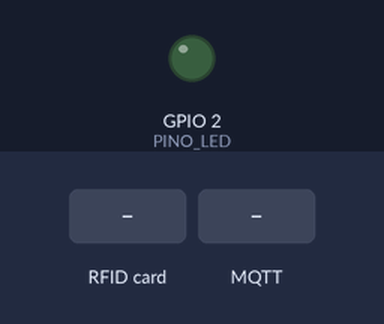
Bench run of a sketch on a simulated ESP32. On the bench: output pins drawn as LEDs (lit = HIGH). Dashed ring = blinking. The test bench sets the inputs (shaded band). WiFi joins after 1.5 s; servers stay silent unless stated; the local clock reads 2024-03-15 10:24:30 at power-on unless the sketch sets it; random numbers use the default seed unless the sketch sets one; no MQTT or app messages arrive unless stated; what the sketch prints to the serial monitor is not drawn.

Above: at 2.9 s.
3.0 s: RFID card 5E 7A 19 C4 held to the reader
At 3.34 s:
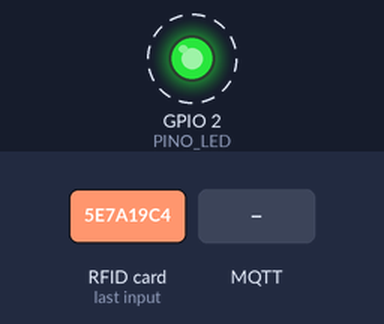
6.0 s: MQTT message "CADASTRO" arrives on the first subscribed topic
At 6.17 s:
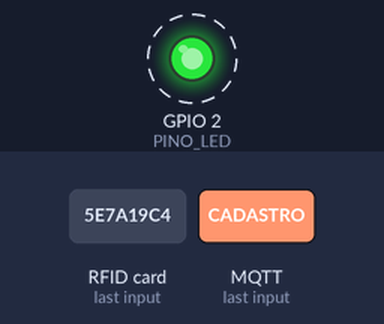
Timing chart, 0 to 16.0 s (numbered marks = the images above; inputs shaded):
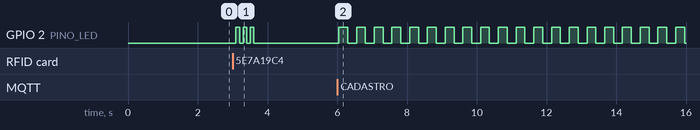

The sketch:

sketch.ino
```cpp
/*
 * Leitor RFID com MQTT - IoT (AMF)
 * ESP32 + MFRC522 + LED no GPIO 2 (simulador Wokwi)
 *
 * Tópicos (prefixo sis1a/SEU-NOME/rfid/):
 *   mac      -> ESP32 publica (retain) ao conectar
 *   cadastro -> ESP32 publica ao cadastrar/remover
 *   acesso   -> ESP32 publica a cada cartão no modo normal
 *   lista    -> ESP32 publica ao receber LISTAR
 *   cmd      -> central envia: CADASTRO | REMOVER <uid> | REMOVER | LISTAR
 *               (REMOVER sem UID = remove o próximo cartão passado no leitor)
 */

#include <WiFi.h>
#include <PubSubClient.h>
#include <SPI.h>
#include <MFRC522.h>
#include <time.h>

// ======== TROQUE PELO SEU NOME (sem espaços/acentos) ========
#define SEU_NOME "GabrielTelles"
// ============================================================

// ---------- Configurações ----------
const char* WIFI_SSID   = "Wokwi-GUEST";
const char* WIFI_PASS   = "";
const char* MQTT_BROKER = "test.mosquitto.org";
const int   MQTT_PORTA  = 1883;

const String PREFIXO     = String("sis1a/") + SEU_NOME + "/rfid/";
const String TOPICO_MAC  = PREFIXO + "mac";
const String TOPICO_CAD  = PREFIXO + "cadastro";
const String TOPICO_ACE  = PREFIXO + "acesso";
const String TOPICO_LIS  = PREFIXO + "lista";
const String TOPICO_CMD  = PREFIXO + "cmd";

// ---------- Pinos ----------
#define PINO_SS   5
#define PINO_RST  22
#define PINO_LED  2

// ---------- Tempos ----------
const unsigned long TEMPO_MODO       = 15000; // modo cadastro/remoção: 15 s
const unsigned long TEMPO_REPETICAO  = 2000;  // ignora mesmo cartão < 2 s
const unsigned long TEMPO_LIBERADO   = 2000;  // LED aceso 2 s
const unsigned long PISCA_MODO       = 250;   // pisca lento no cadastro/remoção
const unsigned long PISCA_NEGADO     = 100;   // pisca rápido no negado
const unsigned long INTERVALO_RECON  = 3000;  // tentativa de reconexão

#define MAX_CARTOES 10

// ---------- Objetos ----------
MFRC522      rfid(PINO_SS, PINO_RST);
WiFiClient   wifiClient;
PubSubClient mqtt(wifiClient);

// ---------- Estado ----------
String meuMac;
String cartoes[MAX_CARTOES];
int    qtdCartoes = 0;

// NORMAL: libera/nega | CADASTRO: próximo cartão entra na lista | REMOCAO: próximo cartão sai
enum Modo { MODO_NORMAL, MODO_CADASTRO, MODO_REMOCAO };
Modo          modo = MODO_NORMAL;
unsigned long inicioModo = 0;

String        ultimoUid = "";
unsigned long ultimaLeitura = 0;

// LED (controle sem delay, para não travar o MQTT)
unsigned long ledFixoAte = 0;
int           trocasRestantes = 0;   // cada piscada = 2 trocas
unsigned long proximaTroca = 0;
bool          ledLigado = false;

unsigned long ultimaTentativaWifi = 0;
unsigned long ultimaTentativaMqtt = 0;
bool          mqttEstavaConectado = false;

// =================================================================
// Utilidades
// =================================================================
String horaAtual() {
  struct tm t;
  if (!getLocalTime(&t, 100)) return "--:--:--";
  char buf[9];
  strftime(buf, sizeof(buf), "%H:%M:%S", &t);
  return String(buf);
}

// Formata o UID em hexadecimal separado por espaços (4 ou 7 bytes)
String uidParaTexto(const MFRC522::Uid& uid) {
  String s = "";
  for (byte i = 0; i < uid.size; i++) {
    if (i > 0) s += " ";
    if (uid.uidByte[i] < 0x10) s += "0";
    s += String(uid.uidByte[i], HEX);
  }
  s.toUpperCase();
  return s;
}

// Deixa o UID recebido por comando no mesmo formato (maiúsculo, 1 espaço)
String normalizaUid(String uid) {
  uid.trim();
  uid.toUpperCase();
  while (uid.indexOf("  ") >= 0) uid.replace("  ", " ");
  return uid;
}

void publicar(const String& topico, const String& json, bool retido = false) {
  bool ok = mqtt.publish(topico.c_str(), json.c_str(), retido);
  Serial.printf("[MQTT] %s %s%s -> %s\n",
                ok ? "Publicado em" : "FALHA ao publicar em",
                topico.c_str(), retido ? " (retain)" : "", json.c_str());
}

// =================================================================
// Lista de cartões
// =================================================================
int buscaCartao(const String& uid) {
  for (int i = 0; i < qtdCartoes; i++) {
    if (cartoes[i] == uid) return i;
  }
  return -1;
}

bool removeCartao(const String& uid) {
  int pos = buscaCartao(uid);
  if (pos < 0) return false;
  for (int i = pos; i < qtdCartoes - 1; i++) cartoes[i] = cartoes[i + 1];
  qtdCartoes--;
  cartoes[qtdCartoes] = "";
  return true;
}

// =================================================================
// LED
// =================================================================
void setLed(bool ligado) {
  ledLigado = ligado;
  digitalWrite(PINO_LED, ligado ? HIGH : LOW);
}

void ledLiberado() {
  trocasRestantes = 0;
  ledFixoAte = millis() + TEMPO_LIBERADO;
  setLed(true);
}

void ledNegado() {
  ledFixoAte = 0;
  setLed(false);
  trocasRestantes = 6;          // 3 piscadas
  proximaTroca = millis();
}

void atualizaLed() {
  unsigned long agora = millis();

  if (modo != MODO_NORMAL) {
    if (agora >= proximaTroca) {
      setLed(!ledLigado);
      proximaTroca = agora + PISCA_MODO;
    }
    return;
  }

  if (trocasRestantes > 0) {
    if (agora >= proximaTroca) {
      setLed(!ledLigado);
      trocasRestantes--;
      proximaTroca = agora + PISCA_NEGADO;
    }
    return;
  }

  setLed(agora < ledFixoAte);
}

// =================================================================
// Mensagens
// =================================================================
void publicaMac() {
  String json = "{\"mac\":\"" + meuMac + "\",\"ip\":\"" + WiFi.localIP().toString() +
                "\",\"hora\":\"" + horaAtual() + "\"}";
  publicar(TOPICO_MAC, json, true);
}

void publicaCadastro(const String& uid, const String& status) {
  String json = "{\"mac\":\"" + meuMac + "\",\"uid\":\"" + uid + "\",\"status\":\"" +
                status + "\",\"hora\":\"" + horaAtual() + "\"}";
  publicar(TOPICO_CAD, json);
}

void publicaAcesso(const String& uid, const String& resultado) {
  String json = "{\"mac\":\"" + meuMac + "\",\"uid\":\"" + uid + "\",\"resultado\":\"" +
                resultado + "\",\"hora\":\"" + horaAtual() + "\"}";
  publicar(TOPICO_ACE, json);
}

void publicaLista() {
  String json = "{\"mac\":\"" + meuMac + "\",\"tags\":[";
  for (int i = 0; i < qtdCartoes; i++) {
    if (i > 0) json += ",";
    json += "\"" + cartoes[i] + "\"";
  }
  json += "]}";
  publicar(TOPICO_LIS, json);
}

// =================================================================
// Modos cadastro / remoção
// =================================================================
void entraModo(Modo novo) {
  modo = novo;
  inicioModo = millis();
  proximaTroca = millis();
  trocasRestantes = 0;
  if (novo == MODO_CADASTRO) Serial.println("[MODO] CADASTRO - passe o cartao em ate 15 s");
  else                       Serial.println("[MODO] REMOCAO - passe o cartao a remover em ate 15 s");
}

void voltaModoNormal() {
  modo = MODO_NORMAL;
  setLed(false);
  Serial.println("[MODO] NORMAL (acesso)");
}

void verificaTempoModo() {
  if (modo != MODO_NORMAL && millis() - inicioModo >= TEMPO_MODO) {
    Serial.println("[CADASTRO] Tempo esgotado, nenhum cartao lido");
    publicaCadastro("", "tempo_esgotado");
    voltaModoNormal();
  }
}

void removeEPublica(const String& uid) {
  bool ok = removeCartao(uid);
  Serial.printf("[CADASTRO] %s: %s\n", ok ? "Removida" : "Nao encontrada", uid.c_str());
  publicaCadastro(uid, ok ? "removida" : "nao_encontrada");
}

// =================================================================
// Comandos MQTT (callback)
// =================================================================
void aoReceberMensagem(char* topico, byte* payload, unsigned int tamanho) {
  String msg;
  for (unsigned int i = 0; i < tamanho; i++) msg += (char)payload[i];
  msg.trim();
  Serial.printf("[CMD] Recebido em %s: \"%s\"\n", topico, msg.c_str());

  String cmd = msg;
  String arg = "";
  int espaco = msg.indexOf(' ');
  if (espaco > 0) {
    cmd = msg.substring(0, espaco);
    arg = msg.substring(espaco + 1);
  }
  cmd.toUpperCase();

  if (cmd == "CADASTRO") {
    entraModo(MODO_CADASTRO);
  } else if (cmd == "REMOVER") {
    String uid = normalizaUid(arg);
    if (uid.length() == 0) {
      entraModo(MODO_REMOCAO);   // sem UID: remove o próximo cartão passado
    } else {
      removeEPublica(uid);
    }
  } else if (cmd == "LISTAR") {
    Serial.printf("[CADASTRO] %d cartao(oes) na lista\n", qtdCartoes);
    publicaLista();
  } else {
    Serial.println("[CMD] Comando desconhecido");
  }
}

// =================================================================
// Leitura de cartão
// =================================================================
void trataCartao(const String& uid) {
  if (modo == MODO_REMOCAO) {
    removeEPublica(uid);
    voltaModoNormal();
    return;
  }

  if (modo == MODO_CADASTRO) {
    if (buscaCartao(uid) >= 0) {
      Serial.printf("[CADASTRO] Ja cadastrada: %s\n", uid.c_str());
      publicaCadastro(uid, "ja_cadastrada");
    } else if (qtdCartoes >= MAX_CARTOES) {
      Serial.println("[CADASTRO] Lista cheia (10 cartoes)");
      publicaCadastro(uid, "lista_cheia");
    } else {
      cartoes[qtdCartoes++] = uid;
      Serial.printf("[CADASTRO] Cadastrada: %s (%d/%d)\n", uid.c_str(), qtdCartoes, MAX_CARTOES);
      publicaCadastro(uid, "cadastrada");
    }
    voltaModoNormal();
    return;
  }

  if (buscaCartao(uid) >= 0) {
    Serial.printf("[ACESSO] LIBERADO: %s\n", uid.c_str());
    publicaAcesso(uid, "liberado");
    ledLiberado();
  } else {
    Serial.printf("[ACESSO] NEGADO: %s\n", uid.c_str());
    publicaAcesso(uid, "negado");
    ledNegado();
  }
}

void lerCartao() {
  if (!rfid.PICC_IsNewCardPresent() || !rfid.PICC_ReadCardSerial()) return;

  String uid = uidParaTexto(rfid.uid);
  rfid.PICC_HaltA();
  rfid.PCD_StopCrypto1();

  unsigned long agora = millis();
  if (uid == ultimoUid && agora - ultimaLeitura < TEMPO_REPETICAO) {
    return; // mesmo cartão lido de novo em menos de 2 s
  }
  ultimoUid = uid;
  ultimaLeitura = agora;

  Serial.printf("[RFID] UID lido: %s (%d bytes)\n", uid.c_str(), rfid.uid.size);
  trataCartao(uid);
}

// =================================================================
// Conexões (com reconexão automática, sem travar o loop)
// =================================================================
void conectaWifi() {
  Serial.print("[WIFI] Conectando a ");
  Serial.println(WIFI_SSID);
  WiFi.mode(WIFI_STA);
  WiFi.begin(WIFI_SSID, WIFI_PASS, 6);
  while (WiFi.status() != WL_CONNECTED) {
    delay(250);
    Serial.print(".");
  }
  Serial.println();
  Serial.print("[WIFI] Conectado. IP: ");
  Serial.println(WiFi.localIP());
}

void garanteWifi() {
  if (WiFi.status() == WL_CONNECTED) return;
  if (millis() - ultimaTentativaWifi < INTERVALO_RECON) return;
  ultimaTentativaWifi = millis();
  Serial.println("[WIFI] Conexao perdida, reconectando...");
  WiFi.disconnect();
  WiFi.begin(WIFI_SSID, WIFI_PASS, 6);
}

void garanteMqtt() {
  if (mqtt.connected()) {
    mqttEstavaConectado = true;
    return;
  }
  if (mqttEstavaConectado) {
    mqttEstavaConectado = false;
    Serial.printf("[MQTT] Conexao perdida (estado %d), reconectando...\n", mqtt.state());
  }
  if (WiFi.status() != WL_CONNECTED) return;
  if (millis() - ultimaTentativaMqtt < INTERVALO_RECON) return;
  ultimaTentativaMqtt = millis();

  // ID único: se dois clientes usam o mesmo ID, o broker derruba um deles.
  // No Wokwi o random() se repete a cada execução, por isso entra a hora do NTP.
  uint32_t sufixo = esp_random() ^ (uint32_t)time(nullptr) ^ micros();
  String clientId = String("esp32-rfid-") + SEU_NOME + "-" + String(sufixo, HEX);
  Serial.printf("[MQTT] Conectando a %s como %s...\n", MQTT_BROKER, clientId.c_str());

  // O Wokwi roda mais devagar que o tempo real, então os PINGs saem atrasados
  // e o broker derruba a conexão (estado -3). Por isso o broker recebe um
  // keepalive folgado (60 s) e, depois de conectado, o ESP32 pinga a cada 10 s.
  mqtt.setKeepAlive(60);
  if (mqtt.connect(clientId.c_str())) {
    mqtt.setKeepAlive(10);
    Serial.println("[MQTT] Conectado!");
    mqtt.subscribe(TOPICO_CMD.c_str());
    Serial.printf("[MQTT] Inscrito em %s\n", TOPICO_CMD.c_str());
    publicaMac();
  } else {
    Serial.printf("[MQTT] Falha (estado %d), nova tentativa em 3 s\n", mqtt.state());
  }
}

// =================================================================
// setup / loop
// =================================================================
void setup() {
  Serial.begin(115200);
  delay(200);
  Serial.println("\n===== Leitor RFID - Laboratorio =====");

  pinMode(PINO_LED, OUTPUT);
  setLed(false);

  SPI.begin();          // SCK 18, MISO 19, MOSI 23
  rfid.PCD_Init();
  Serial.println("[RFID] MFRC522 iniciado");

  conectaWifi();
  meuMac = WiFi.macAddress();
  Serial.print("[WIFI] MAC: ");
  Serial.println(meuMac);

  configTime(-3 * 3600, 0, "pool.ntp.org");
  Serial.print("[NTP] Sincronizando hora");
  struct tm t;
  for (int i = 0; i < 20 && !getLocalTime(&t, 500); i++) Serial.print(".");
  Serial.println();
  Serial.printf("[NTP] Hora local: %s\n", horaAtual().c_str());

  mqtt.setServer(MQTT_BROKER, MQTT_PORTA);
  mqtt.setSocketTimeout(20);
  mqtt.setCallback(aoReceberMensagem);
  garanteMqtt();

  Serial.printf("[INFO] Topicos: %s#\n", PREFIXO.c_str());
  Serial.println("[MODO] NORMAL (acesso)");
}

void loop() {
  garanteWifi();
  garanteMqtt();
  mqtt.loop();

  lerCartao();
  verificaTempoModo();
  atualizaLed();
}
```

Measured:
- after the input at 3.0 s, GPIO 2 (PINO_LED): alternates HIGH for 0.10 s and LOW for 0.10 s, 6 changes in all, then stays LOW, starting after 0.10 s
- after the input at 6.0 s, GPIO 2 (PINO_LED): alternates HIGH for 0.25 s and LOW for 0.25 s, starting at once
